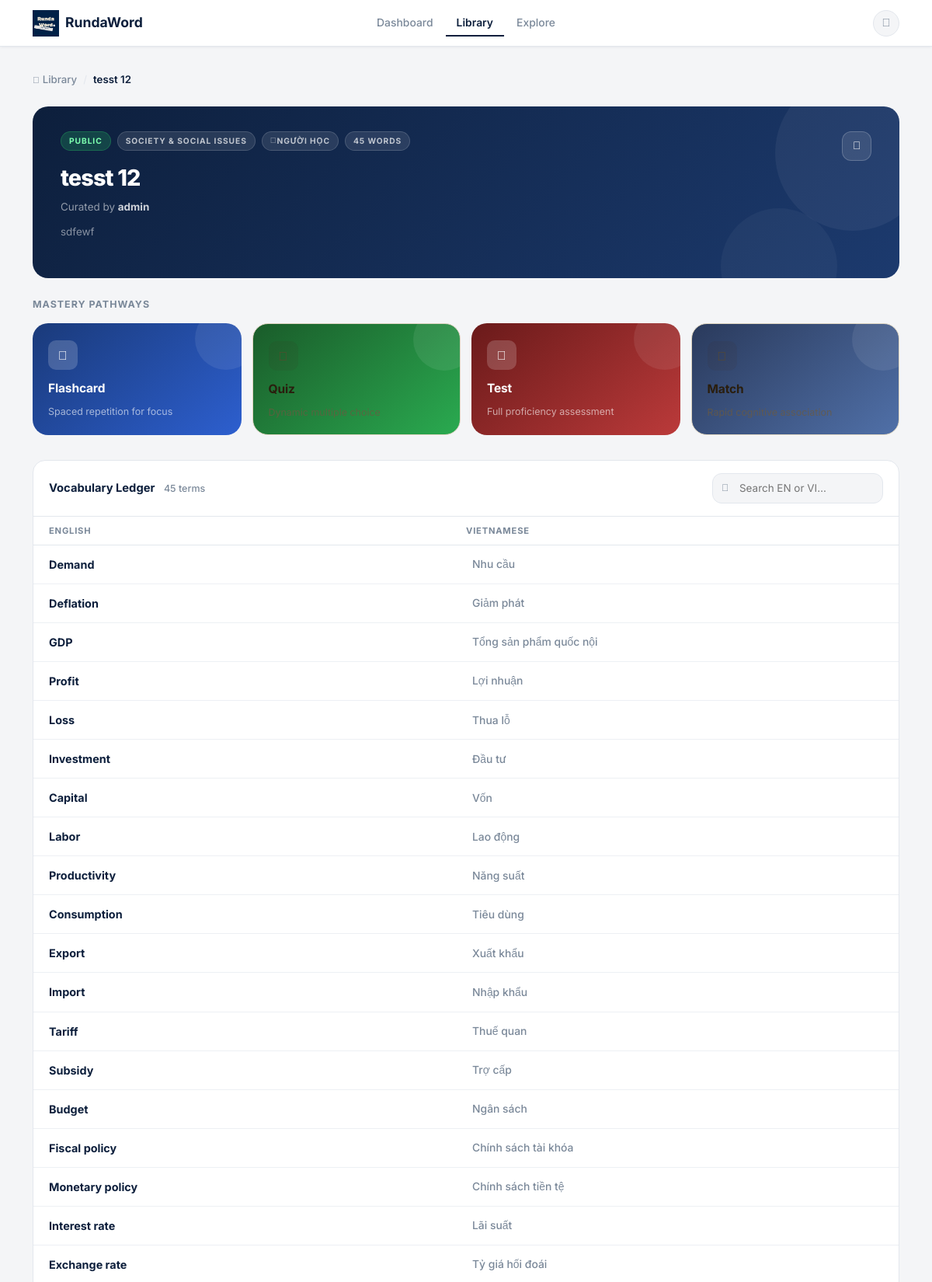
/package/6 (signed in, upper part), run on the app's committed database.
### main.py (models this page shows, shortened)
class VocabPackage(db.Model):
    __tablename__ = 'vocab_packages'
    id                  = db.Column(db.Integer, primary_key=True)
    package_name        = db.Column(db.String(100), nullable=False)
    package_description = db.Column(db.Text)
    topic               = db.Column(db.String(80))          # NEW: topic/category field
    created_at          = db.Column(db.DateTime, default=datetime.utcnow)
    updated_at          = db.Column(db.DateTime, default=datetime.utcnow)
    user_id             = db.Column(db.Integer, db.ForeignKey('users.id'), nullable=False)
    is_public           = db.Column(db.Boolean, default=True)
    vocabularies = db.relationship(
        'Vocabulary', backref='package', lazy=True, cascade='all, delete-orphan'
    )

class User(UserMixin, db.Model):
    __tablename__ = 'users'
    id            = db.Column(db.Integer, primary_key=True)
    username      = db.Column(db.String(50),  unique=True, nullable=False)
    name          = db.Column(db.String(100))
    email         = db.Column(db.String(120), unique=True, nullable=False)
    password_hash = db.Column(db.String(255), nullable=False)
    role          = db.Column(db.Integer, default=ROLE_USER, nullable=False)
    created_at    = db.Column(db.DateTime, default=datetime.utcnow)
    packages = db.relationship(
        'VocabPackage', backref='user', lazy=True, cascade='all, delete-orphan',
        foreign_keys='VocabPackage.user_id'
    )
    saved_packages = db.relationship(
        'VocabPackage', secondary=user_saved_packages,
        backref=db.backref('saved_by', lazy='dynamic'), lazy='dynamic'
    )
    @property
    def is_admin(self):
        return self.role == ROLE_ADMIN

class Vocabulary(db.Model):
    __tablename__ = 'vocabularies'
    id         = db.Column(db.Integer, primary_key=True)
    word_en    = db.Column(db.String(150), nullable=False)
    word_vi    = db.Column(db.String(255), nullable=False)
    package_id = db.Column(db.Integer, db.ForeignKey('vocab_packages.id'), nullable=False)

### main.py (the view)
@app.route('/package/<int:package_id>')
@login_required
def package_detail(package_id):
    package  = VocabPackage.query.get_or_404(package_id)
    is_owner = (package.user_id == current_user.id)
    if not is_owner and not package.is_public and not current_user.is_admin:
        flash('Bạn không có quyền truy cập gói từ này!', 'danger')
        return redirect(url_for('packages'))
    is_saved = current_user.has_saved(package) if not is_owner else False
    return render_template(
        'package_detail.html', package=package, is_owner=is_owner, is_saved=is_saved
    )

### main.py (called while the page is built)
@login_manager.user_loader
def load_user(user_id):
    return User.query.get(int(user_id))

### templates/package_detail.html (shortened to what this page needs)
{% extends "base.html" %}
{% block content %}
<div class="container" style="padding-top:32px;padding-bottom:72px;">
  <div class="d-flex align-items-center gap-2 mb-4" style="font-size:0.83rem;">
    <a href="{{ url_for('packages') }}" style="color:var(--text-muted);text-decoration:none;font-weight:500;">
      <i class="fas fa-arrow-left me-1" style="font-size:0.72rem;"></i>Library
    </a>
    <span style="color:var(--border);">/</span>
    <span style="font-weight:600;color:var(--navy);">{{ package.package_name }}</span>
  </div>
  <div class="pkg-detail-banner mb-4">
    <div class="d-flex justify-content-between align-items-start gap-3">
      <div style="flex:1;position:relative;z-index:1;">
        <div style="display:flex;align-items:center;gap:8px;margin-bottom:0;flex-wrap:wrap;">
          <span class="banner-badge {% if package.is_public %}public{% else %}private{% endif %}">
            {% if package.is_public %}Public{% else %}Private{% endif %}
          </span>
          <span class="banner-badge count">{{ package.topic or 'Others' }}</span>
          <span class="banner-badge count"><i class="fas fa-users" style="font-size:0.65rem;opacity:0.85;"></i> {{ learner_count }} người học</span>
          <span class="banner-badge count">{{ package.vocabularies|length }} words</span>
        </div>
        <div class="banner-title">{{ package.package_name }}</div>
        <div class="banner-author">
          Curated by <strong>{{ package.user.username if package.user else 'Unknown' }}</strong>
        </div>
        {% if package.package_description %}
        <p class="banner-desc">{{ package.package_description }}</p>
        {% endif %}
      </div>
      <div class="d-flex align-items-center gap-2 flex-shrink-0" style="position:relative;z-index:1;">
        {% if is_owner %}
        <div class="dropdown">
          <button class="banner-menu-btn" data-bs-toggle="dropdown">
            <i class="fas fa-ellipsis-v" style="font-size:0.85rem;"></i>
          </button>
        </div>
        {% endif %}
      </div>
    </div>
  </div>
  <div style="font-size:0.78rem;font-weight:700;color:var(--text-muted);text-transform:uppercase;letter-spacing:0.08em;margin-bottom:14px;">
    Mastery Pathways
  </div>
  <div class="mastery-grid">
    <a href="{{ url_for('flashcard', package_id=package.id) }}" class="mastery-card mode-flash">
      <div class="mastery-icon"><i class="fas fa-clone"></i></div>
      <div class="mastery-name">Flashcard</div>
      <div class="mastery-desc">Spaced repetition for focus</div>
    </a>
    <a href="{{ url_for('quiz', package_id=package.id) }}" class="mastery-card mode-quiz">
      <div class="mastery-icon"><i class="fas fa-list-ul"></i></div>
      <div class="mastery-name">Quiz</div>
      <div class="mastery-desc">Dynamic multiple choice</div>
    </a>
    <a href="{{ url_for('test_mode', package_id=package.id) }}" class="mastery-card mode-test">
      <div class="mastery-icon"><i class="fas fa-pencil-alt"></i></div>
      <div class="mastery-name">Test</div>
      <div class="mastery-desc">Full proficiency assessment</div>
    </a>
    <a href="{{ url_for('match_mode', package_id=package.id) }}" class="mastery-card mode-match">
      <div class="mastery-icon"><i class="fas fa-link"></i></div>
      <div class="mastery-name">Match</div>
      <div class="mastery-desc">Rapid cognitive association</div>
    </a>
  </div>
  {% if package.vocabularies %}
  <div class="vocab-ledger">
    <div class="ledger-header">
      <span class="ledger-title">Vocabulary Ledger
        <span style="font-size:0.78rem;color:var(--text-muted);font-weight:500;margin-left:8px;">
          {{ package.vocabularies|length }} terms
        </span>
      </span>
      <div class="ledger-search-wrap">
        <i class="fas fa-search"></i>
        <input class="ledger-search-input" id="ledgerSearch"
          placeholder="Search EN or VI…"
          oninput="filterLedger(this.value)">
      </div>
    </div>
    <div style="display:grid;grid-template-columns:1fr 1fr;padding:10px 20px 8px;border-bottom:1px solid var(--border);">
      <div style="font-size:0.7rem;font-weight:700;text-transform:uppercase;letter-spacing:0.07em;color:var(--text-muted);">English</div>
      <div style="font-size:0.7rem;font-weight:700;text-transform:uppercase;letter-spacing:0.07em;color:var(--text-muted);">Vietnamese</div>
    </div>
    <div id="ledgerRows">
      {% for vocab in package.vocabularies %}
      <div class="ledger-row-2"
           data-en="{{ vocab.word_en | lower }}"
           data-vi="{{ vocab.word_vi | lower }}">
        <div class="ledger-en">{{ vocab.word_en }}</div>
        <div class="ledger-vi">{{ vocab.word_vi }}</div>
      </div>
      {% endfor %}
    </div>
  </div>
  {% endif %}
</div>
{% endblock %}

### static/css/main.css (style rules this page uses)
:root { --navy: #0d1f3c; --navy-deep: #071020; --navy-mid: #1c3358; --white: #ffffff; --off-white: #f4f5f7; --bg: #f4f5f7; --border: #e3e7ed; --border-light: #edf0f4; --text: #0d1f3c; --text-muted: #7a8899; --text-light: #a0aab5; --green: #27ae60; --green-bg: #e8f8f0; --green-text: #1a7a43; --accent: #2563eb; --red: #e74c3c; --red-bg: #fdf2f2; --shadow-xs: 0 1px 3px rgba(13,31,60,0.06); --shadow-sm: 0 2px 8px rgba(13,31,60,0.08); --shadow-md: 0 4px 20px rgba(13,31,60,0.10); --shadow-lg: 0 8px 40px rgba(13,31,60,0.14); --r-sm: 8px; --r-md: 12px; --r-lg: 16px; --r-xl: 20px; }
*, *::before, *::after { box-sizing: border-box; margin: 0; padding: 0; }
html { scroll-behavior: smooth; }
body { font-family: 'Inter', sans-serif; background: var(--bg); color: var(--text); font-size: 14px; line-height: 1.6; -webkit-font-smoothing: antialiased; min-height: 100vh; display: flex; flex-direction: column; }
.mastery-grid { display: grid; grid-template-columns: repeat(4,1fr); gap: 12px; margin-bottom: 32px; }
.mastery-card { border-radius: var(--r-lg); padding: 22px 18px 18px; text-decoration: none !important; color: white !important; display: flex; flex-direction: column; gap: 6px; min-height: 110px; transition: transform 0.18s, box-shadow 0.2s; position: relative; overflow: hidden; }
.mastery-card::after { content: ''; position: absolute; top: -16px; right: -16px; width: 64px; height: 64px; border-radius: 50%; background: rgba(255,255,255,0.10); }
.mastery-card.mode-flash { background: linear-gradient(140deg, #1a3a7a 0%, #2d5fcf 100%); }
.mastery-card.mode-quiz { background: linear-gradient(140deg, #1a5c2a 0%, #2aaa50 100%); }
.mastery-card.mode-test { background: linear-gradient(140deg, #6a1a1a 0%, #bb3a3a 100%); }
.mastery-card.mode-match { background: linear-gradient(140deg, #2a3a5c 0%, #5070a8 100%); }
.mastery-icon { width: 34px; height: 34px; background: rgba(255,255,255,0.15); border-radius: var(--r-sm); display: flex; align-items: center; justify-content: center; font-size: 0.95rem; margin-bottom: 6px; }
.mastery-name { font-weight: 700; font-size: 0.9rem; }
.mastery-desc { font-size: 0.73rem; opacity: 0.72; }
.vocab-ledger { background: white; border: 1px solid var(--border); border-radius: var(--r-lg); overflow: hidden; }
.ledger-header { padding: 16px 20px; border-bottom: 1px solid var(--border); display: flex; align-items: center; justify-content: space-between; }
.ledger-title { font-weight: 700; font-size: 0.92rem; color: var(--navy); }
.ledger-en { font-weight: 700; font-size: 0.9rem; color: var(--navy); }
.ledger-vi { font-size: 0.87rem; color: var(--text-muted); font-weight: 500; }

### templates/base.html (style rules this page uses)
body, * { font-family: 'Inter', sans-serif !important; }

### data on the page
VocabPackage: package_name "tesst 12", topic "SOCIETY & SOCIAL ISSUES", package_description "sdfewf"
User: user "admin"
Vocabulary: word_en "Demand", word_vi "Nhu cầu"
Vocabulary: word_en "Deflation", word_vi "Giảm phát"
Vocabulary: word_en "GDP", word_vi "Tổng sản phẩm quốc nội"
Vocabulary: word_en "Profit", word_vi "Lợi nhuận"
Vocabulary: word_en "Loss", word_vi "Thua lỗ"
Vocabulary: word_en "Investment", word_vi "Đầu tư"
Vocabulary: word_en "Capital", word_vi "Vốn"
Vocabulary: word_en "Labor", word_vi "Lao động"
Vocabulary: word_en "Productivity", word_vi "Năng suất"
Vocabulary: word_en "Consumption", word_vi "Tiêu dùng"
Vocabulary: word_en "Export", word_vi "Xuất khẩu"
Vocabulary: word_en "Import", word_vi "Nhập khẩu"
Vocabulary: word_en "Tariff", word_vi "Thuế quan"
Vocabulary: word_en "Subsidy", word_vi "Trợ cấp"
Vocabulary: word_en "Budget", word_vi "Ngân sách"
Vocabulary: word_en "Fiscal policy", word_vi "Chính sách tài khóa"
Vocabulary: word_en "Monetary policy", word_vi "Chính sách tiền tệ"
Vocabulary: word_en "Interest rate", word_vi "Lãi suất"
Vocabulary: word_en "Exchange rate", word_vi "Tỷ giá hối đoái"

### other printed values
{{ package.vocabularies|length }} "45"
